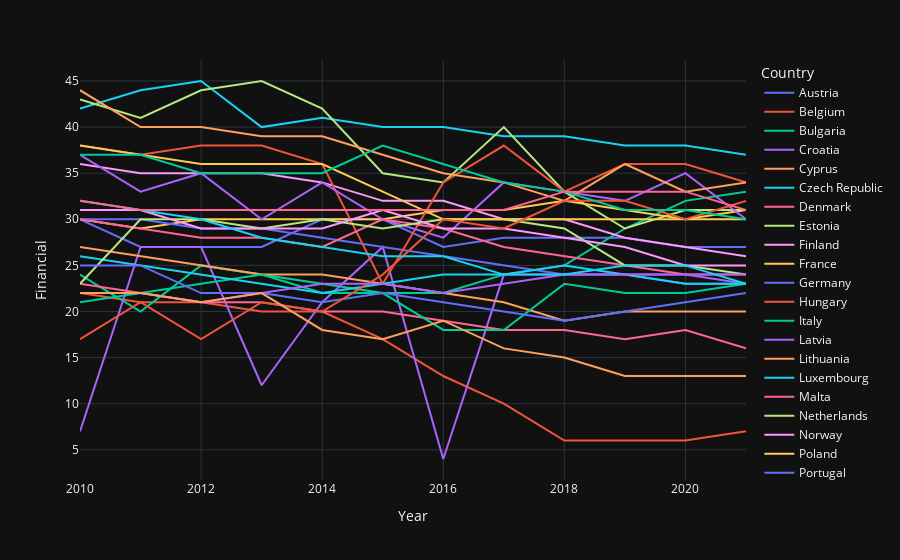

Notebook source saved alongside this figure:
### Code cell
group_and_print_line("Year","Country","Financial") # Finans alanına göre ortalaması alınmış, yıl ve ülkelere göre gruplanmış grafik

### Figure 1 — Plotly figure (JSON) as saved in the notebook; plotly's stock layout.template omitted (floating-point values rounded to 4 significant figures)
{"data": [{"hovertemplate": "Country=Austria<br>Year=%{x}<br>Financial=%{y}<extra></extra>", "legendgroup": "Austria", "line": {"color": "#636efa", "dash": "solid"}, "marker": {"symbol": "circle"}, "mode": "lines", "name": "Austria", "orientation": "v", "showlegend": true, "type": "scatter", "x": [2010, 2011, 2012, 2013, 2014, 2015, 2016, 2017, 2018, 2019, 2020, 2021], "xaxis": "x", "y": [30, 27, 27, 27, 30, 30, 27, 28, 28, 28, 27, 27], "yaxis": "y"}, {"hovertemplate": "Country=Belgium<br>Year=%{x}<br>Financial=%{y}<extra></extra>", "legendgroup": "Belgium", "line": {"color": "#EF553B", "dash": "solid"}, "marker": {"symbol": "circle"}, "mode": "lines", "name": "Belgium", "orientation": "v", "showlegend": true, "type": "scatter", "x": [2010, 2011, 2012, 2013, 2014, 2015, 2016, 2017, 2018, 2019, 2020, 2021], "xaxis": "x", "y": [22, 21, 21, 20, 20, 17, 13, 10, 6, 6, 6, 7], "yaxis": "y"}, {"hovertemplate": "Country=Bulgaria<br>Year=%{x}<br>Financial=%{y}<extra></extra>", "legendgroup": "Bulgaria", "line": {"color": "#00cc96", "dash": "solid"}, "marker": {"symbol": "circle"}, "mode": "lines", "name": "Bulgaria", "orientation": "v", "showlegend": true, "type": "scatter", "x": [2010, 2011, 2012, 2013, 2014, 2015, 2016, 2017, 2018, 2019, 2020, 2021], "xaxis": "x", "y": [24, 20, 25, 24, 23, 22, 22, 24, 25, 29, 32, 33], "yaxis": "y"}, {"hovertemplate": "Country=Croatia<br>Year=%{x}<br>Financial=%{y}<extra></extra>", "legendgroup": "Croatia", "line": {"color": "#ab63fa", "dash": "solid"}, "marker": {"symbol": "circle"}, "mode": "lines", "name": "Croatia", "orientation": "v", "showlegend": true, "type": "scatter", "x": [2010, 2011, 2012, 2013, 2014, 2015, 2016, 2017, 2018, 2019, 2020, 2021], "xaxis": "x", "y": [7, 27, 27, 12, 21, 27, 4, 24, 24, 24, 24, 23], "yaxis": "y"}, {"hovertemplate": "Country=Cyprus<br>Year=%{x}<br>Financial=%{y}<extra></extra>", "legendgroup": "Cyprus", "line": {"color": "#FFA15A", "dash": "solid"}, "marker": {"symbol": "circle"}, "mode": "lines", "name": "Cyprus", "orientation": "v", "showlegend": true, "type": "scatter", "x": [2010, 2011, 2012, 2013, 2014, 2015, 2016, 2017, 2018, 2019, 2020, 2021], "xaxis": "x", "y": [27, 26, 25, 24, 24, 23, 22, 21, 19, 20, 20, 20], "yaxis": "y"}, {"hovertemplate": "Country=Czech Republic<br>Year=%{x}<br>Financial=%{y}<extra></extra>", "legendgroup": "Czech Republic", "line": {"color": "#19d3f3", "dash": "solid"}, "marker": {"symbol": "circle"}, "mode": "lines", "name": "Czech Republic", "orientation": "v", "showlegend": true, "type": "scatter", "x": [2010, 2011, 2012, 2013, 2014, 2015, 2016, 2017, 2018, 2019, 2020, 2021], "xaxis": "x", "y": [42, 44, 45, 40, 41, 40, 40, 39, 39, 38, 38, 37], "yaxis": "y"}, {"hovertemplate": "Country=Denmark<br>Year=%{x}<br>Financial=%{y}<extra></extra>", "legendgroup": "Denmark", "line": {"color": "#FF6692", "dash": "solid"}, "marker": {"symbol": "circle"}, "mode": "lines", "name": "Denmark", "orientation": "v", "showlegend": true, "type": "scatter", "x": [2010, 2011, 2012, 2013, 2014, 2015, 2016, 2017, 2018, 2019, 2020, 2021], "xaxis": "x", "y": [23, 22, 21, 21, 20, 20, 19, 18, 18, 17, 18, 16], "yaxis": "y"}, {"hovertemplate": "Country=Estonia<br>Year=%{x}<br>Financial=%{y}<extra></extra>", "legendgroup": "Estonia", "line": {"color": "#B6E880", "dash": "solid"}, "marker": {"symbol": "circle"}, "mode": "lines", "name": "Estonia", "orientation": "v", "showlegend": true, "type": "scatter", "x": [2010, 2011, 2012, 2013, 2014, 2015, 2016, 2017, 2018, 2019, 2020, 2021], "xaxis": "x", "y": [43, 41, 44, 45, 42, 35, 34, 40, 33, 29, 31, 31], "yaxis": "y"}, {"hovertemplate": "Country=Finland<br>Year=%{x}<br>Financial=%{y}<extra></extra>", "legendgroup": "Finland", "line": {"color": "#FF97FF", "dash": "solid"}, "marker": {"symbol": "circle"}, "mode": "lines", "name": "Finland", "orientation": "v", "showlegend": true, "type": "scatter", "x": [2010, 2011, 2012, 2013, 2014, 2015, 2016, 2017, 2018, 2019, 2020, 2021], "xaxis": "x", "y": [36, 35, 35, 35, 34, 32, 32, 30, 30, 28, 27, 26], "yaxis": "y"}, {"hovertemplate": "Country=France<br>Year=%{x}<br>Financial=%{y}<extra></extra>", "legendgroup": "France", "line": {"color": "#FECB52", "dash": "solid"}, "marker": {"symbol": "circle"}, "mode": "lines", "name": "France", "orientation": "v", "showlegend": true, "type": "scatter", "x": [2010, 2011, 2012, 2013, 2014, 2015, 2016, 2017, 2018, 2019, 2020, 2021], "xaxis": "x", "y": [30, 29, 30, 30, 30, 30, 31, 31, 32, 31, 30, 31], "yaxis": "y"}, {"hovertemplate": "Country=Germany<br>Year=%{x}<br>Financial=%{y}<extra></extra>", "legendgroup": "Germany", "line": {"color": "#636efa", "dash": "solid"}, "marker": {"symbol": "circle"}, "mode": "lines", "name": "Germany", "orientation": "v", "showlegend": true, "type": "scatter", "x": [2010, 2011, 2012, 2013, 2014, 2015, 2016, 2017, 2018, 2019, 2020, 2021], "xaxis": "x", "y": [30, 30, 29, 29, 28, 27, 26, 25, 24, 24, 23, 23], "yaxis": "y"}, {"hovertemplate": "Country=Hungary<br>Year=%{x}<br>Financial=%{y}<extra></extra>", "legendgroup": "Hungary", "line": {"color": "#EF553B", "dash": "solid"}, "marker": {"symbol": "circle"}, "mode": "lines", "name": "Hungary", "orientation": "v", "showlegend": true, "type": "scatter", "x": [2010, 2011, 2012, 2013, 2014, 2015, 2016, 2017, 2018, 2019, 2020, 2021], "xaxis": "x", "y": [38, 37, 38, 38, 36, 23, 34, 38, 33, 36, 36, 34], "yaxis": "y"}, {"hovertemplate": "Country=Italy<br>Year=%{x}<br>Financial=%{y}<extra></extra>", "legendgroup": "Italy", "line": {"color": "#00cc96", "dash": "solid"}, "marker": {"symbol": "circle"}, "mode": "lines", "name": "Italy", "orientation": "v", "showlegend": true, "type": "scatter", "x": [2010, 2011, 2012, 2013, 2014, 2015, 2016, 2017, 2018, 2019, 2020, 2021], "xaxis": "x", "y": [21, 22, 23, 24, 22, 22, 18, 18, 23, 22, 22, 23], "yaxis": "y"}, {"hovertemplate": "Country=Latvia<br>Year=%{x}<br>Financial=%{y}<extra></extra>", "legendgroup": "Latvia", "line": {"color": "#ab63fa", "dash": "solid"}, "marker": {"symbol": "circle"}, "mode": "lines", "name": "Latvia", "orientation": "v", "showlegend": true, "type": "scatter", "x": [2010, 2011, 2012, 2013, 2014, 2015, 2016, 2017, 2018, 2019, 2020, 2021], "xaxis": "x", "y": [37, 33, 35, 30, 34, 30, 28, 34, 33, 32, 35, 30], "yaxis": "y"}, {"hovertemplate": "Country=Lithuania<br>Year=%{x}<br>Financial=%{y}<extra></extra>", "legendgroup": "Lithuania", "line": {"color": "#FFA15A", "dash": "solid"}, "marker": {"symbol": "circle"}, "mode": "lines", "name": "Lithuania", "orientation": "v", "showlegend": true, "type": "scatter", "x": [2010, 2011, 2012, 2013, 2014, 2015, 2016, 2017, 2018, 2019, 2020, 2021], "xaxis": "x", "y": [44, 40, 40, 39, 39, 37, 35, 34, 32, 36, 33, 34], "yaxis": "y"}, {"hovertemplate": "Country=Luxembourg<br>Year=%{x}<br>Financial=%{y}<extra></extra>", "legendgroup": "Luxembourg", "line": {"color": "#19d3f3", "dash": "solid"}, "marker": {"symbol": "circle"}, "mode": "lines", "name": "Luxembourg", "orientation": "v", "showlegend": true, "type": "scatter", "x": [2010, 2011, 2012, 2013, 2014, 2015, 2016, 2017, 2018, 2019, 2020, 2021], "xaxis": "x", "y": [26, 25, 24, 23, 22, 23, 24, 24, 25, 24, 23, 23], "yaxis": "y"}, {"hovertemplate": "Country=Malta<br>Year=%{x}<br>Financial=%{y}<extra></extra>", "legendgroup": "Malta", "line": {"color": "#FF6692", "dash": "solid"}, "marker": {"symbol": "circle"}, "mode": "lines", "name": "Malta", "orientation": "v", "showlegend": true, "type": "scatter", "x": [2010, 2011, 2012, 2013, 2014, 2015, 2016, 2017, 2018, 2019, 2020, 2021], "xaxis": "x", "y": [30, 29, 28, 28, 27, 30, 29, 27, 26, 25, 24, 24], "yaxis": "y"}, {"hovertemplate": "Country=Netherlands<br>Year=%{x}<br>Financial=%{y}<extra></extra>", "legendgroup": "Netherlands", "line": {"color": "#B6E880", "dash": "solid"}, "marker": {"symbol": "circle"}, "mode": "lines", "name": "Netherlands", "orientation": "v", "showlegend": true, "type": "scatter", "x": [2010, 2011, 2012, 2013, 2014, 2015, 2016, 2017, 2018, 2019, 2020, 2021], "xaxis": "x", "y": [23, 30, 30, 29, 30, 29, 30, 30, 29, 25, 25, 24], "yaxis": "y"}, {"hovertemplate": "Country=Norway<br>Year=%{x}<br>Financial=%{y}<extra></extra>", "legendgroup": "Norway", "line": {"color": "#FF97FF", "dash": "solid"}, "marker": {"symbol": "circle"}, "mode": "lines", "name": "Norway", "orientation": "v", "showlegend": true, "type": "scatter", "x": [2010, 2011, 2012, 2013, 2014, 2015, 2016, 2017, 2018, 2019, 2020, 2021], "xaxis": "x", "y": [31, 31, 29, 29, 29, 31, 29, 29, 28, 27, 25, 25], "yaxis": "y"}, {"hovertemplate": "Country=Poland<br>Year=%{x}<br>Financial=%{y}<extra></extra>", "legendgroup": "Poland", "line": {"color": "#FECB52", "dash": "solid"}, "marker": {"symbol": "circle"}, "mode": "lines", "name": "Poland", "orientation": "v", "showlegend": true, "type": "scatter", "x": [2010, 2011, 2012, 2013, 2014, 2015, 2016, 2017, 2018, 2019, 2020, 2021], "xaxis": "x", "y": [38, 37, 36, 36, 36, 33, 30, 30, 30, 30, 30, 30], "yaxis": "y"}, {"hovertemplate": "Country=Portugal<br>Year=%{x}<br>Financial=%{y}<extra></extra>", "legendgroup": "Portugal", "line": {"color": "#636efa", "dash": "solid"}, "marker": {"symbol": "circle"}, "mode": "lines", "name": "Portugal", "orientation": "v", "showlegend": true, "type": "scatter", "x": [2010, 2011, 2012, 2013, 2014, 2015, 2016, 2017, 2018, 2019, 2020, 2021], "xaxis": "x", "y": [25, 25, 22, 22, 21, 22, 21, 20, 19, 20, 21, 22], "yaxis": "y"}, {"hovertemplate": "Country=Romania<br>Year=%{x}<br>Financial=%{y}<extra></extra>", "legendgroup": "Romania", "line": {"color": "#EF553B", "dash": "solid"}, "marker": {"symbol": "circle"}, "mode": "lines", "name": "Romania", "orientation": "v", "showlegend": true, "type": "scatter", "x": [2010, 2011, 2012, 2013, 2014, 2015, 2016, 2017, 2018, 2019, 2020, 2021], "xaxis": "x", "y": [17, 21, 17, 21, 20, 24, 30, 29, 32, 32, 30, 32], "yaxis": "y"}, {"hovertemplate": "Country=Slovakia<br>Year=%{x}<br>Financial=%{y}<extra></extra>", "legendgroup": "Slovakia", "line": {"color": "#00cc96", "dash": "solid"}, "marker": {"symbol": "circle"}, "mode": "lines", "name": "Slovakia", "orientation": "v", "showlegend": true, "type": "scatter", "x": [2010, 2011, 2012, 2013, 2014, 2015, 2016, 2017, 2018, 2019, 2020, 2021], "xaxis": "x", "y": [37, 37, 35, 35, 35, 38, 36, 34, 33, 31, 31, 30], "yaxis": "y"}, {"hovertemplate": "Country=Slovenia<br>Year=%{x}<br>Financial=%{y}<extra></extra>", "legendgroup": "Slovenia", "line": {"color": "#ab63fa", "dash": "solid"}, "marker": {"symbol": "circle"}, "mode": "lines", "name": "Slovenia", "orientation": "v", "showlegend": true, "type": "scatter", "x": [2010, 2011, 2012, 2013, 2014, 2015, 2016, 2017, 2018, 2019, 2020, 2021], "xaxis": "x", "y": [22, 22, 21, 22, 23, 23, 22, 23, 24, 24, 24, 24], "yaxis": "y"}, {"hovertemplate": "Country=Spain<br>Year=%{x}<br>Financial=%{y}<extra></extra>", "legendgroup": "Spain", "line": {"color": "#FFA15A", "dash": "solid"}, "marker": {"symbol": "circle"}, "mode": "lines", "name": "Spain", "orientation": "v", "showlegend": true, "type": "scatter", "x": [2010, 2011, 2012, 2013, 2014, 2015, 2016, 2017, 2018, 2019, 2020, 2021], "xaxis": "x", "y": [22, 22, 21, 22, 18, 17, 19, 16, 15, 13, 13, 13], "yaxis": "y"}, {"hovertemplate": "Country=Sweden<br>Year=%{x}<br>Financial=%{y}<extra></extra>", "legendgroup": "Sweden", "line": {"color": "#19d3f3", "dash": "solid"}, "marker": {"symbol": "circle"}, "mode": "lines", "name": "Sweden", "orientation": "v", "showlegend": true, "type": "scatter", "x": [2010, 2011, 2012, 2013, 2014, 2015, 2016, 2017, 2018, 2019, 2020, 2021], "xaxis": "x", "y": [32, 31, 30, 28, 27, 26, 26, 24, 24, 25, 25, 23], "yaxis": "y"}, {"hovertemplate": "Country=Switzerland<br>Year=%{x}<br>Financial=%{y}<extra></extra>", "legendgroup": "Switzerland", "line": {"color": "#FF6692", "dash": "solid"}, "marker": {"symbol": "circle"}, "mode": "lines", "name": "Switzerland", "orientation": "v", "showlegend": true, "type": "scatter", "x": [2010, 2011, 2012, 2013, 2014, 2015, 2016, 2017, 2018, 2019, 2020, 2021], "xaxis": "x", "y": [32, 31, 31, 31, 31, 31, 31, 31, 33, 33, 33, 31], "yaxis": "y"}], "layout": {"legend": {"title": {"text": "Country"}, "tracegroupgap": 0}, "margin": {"t": 60}, "xaxis": {"anchor": "y", "domain": [0, 1], "title": {"text": "Year"}}, "yaxis": {"anchor": "x", "domain": [0, 1], "title": {"text": "Financial"}}}}
